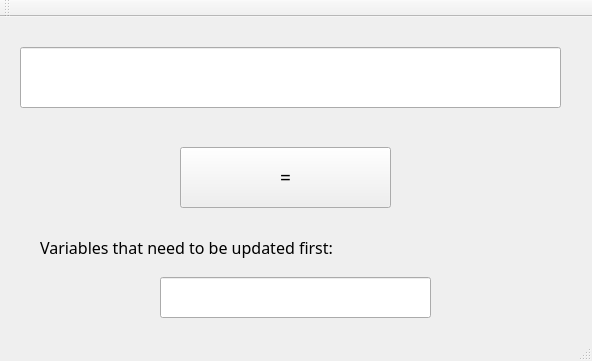
<?xml version="1.0" encoding="UTF-8"?>
<ui version="4.0">
 <class>CalculatorGUIClass</class>
 <widget class="QMainWindow" name="CalculatorGUIClass">
  <property name="geometry">
   <rect>
    <x>0</x>
    <y>0</y>
    <width>592</width>
    <height>361</height>
   </rect>
  </property>
  <property name="cursor">
   <cursorShape>IBeamCursor</cursorShape>
  </property>
  <property name="windowTitle">
   <string>Discount Calculator</string>
  </property>
  <widget class="QWidget" name="widget">
   <property name="enabled">
    <bool>true</bool>
   </property>
   <widget class="QLineEdit" name="ExpressionInput">
    <property name="geometry">
     <rect>
      <x>20</x>
      <y>30</y>
      <width>541</width>
      <height>61</height>
     </rect>
    </property>
    <property name="font">
     <font>
      <family>OCR A Extended</family>
      <pointsize>14</pointsize>
     </font>
    </property>
   </widget>
   <widget class="QPushButton" name="btn_calculate">
    <property name="geometry">
     <rect>
      <x>180</x>
      <y>130</y>
      <width>211</width>
      <height>61</height>
     </rect>
    </property>
    <property name="font">
     <font>
      <family>OCR A Extended</family>
      <pointsize>14</pointsize>
     </font>
    </property>
    <property name="text">
     <string>=</string>
    </property>
   </widget>
   <widget class="QLabel" name="lbl_Warning">
    <property name="geometry">
     <rect>
      <x>40</x>
      <y>220</y>
      <width>491</width>
      <height>21</height>
     </rect>
    </property>
    <property name="font">
     <font>
      <family>OCR A Extended</family>
      <pointsize>12</pointsize>
     </font>
    </property>
    <property name="text">
     <string>Variables that need to be updated first:</string>
    </property>
   </widget>
   <widget class="QLineEdit" name="WarningScreen">
    <property name="geometry">
     <rect>
      <x>160</x>
      <y>260</y>
      <width>271</width>
      <height>41</height>
     </rect>
    </property>
    <property name="font">
     <font>
      <family>OCR A Extended</family>
      <pointsize>12</pointsize>
     </font>
    </property>
    <property name="readOnly">
     <bool>true</bool>
    </property>
   </widget>
  </widget>
  <widget class="QToolBar" name="mainToolBar">
   <attribute name="toolBarArea">
    <enum>TopToolBarArea</enum>
   </attribute>
   <attribute name="toolBarBreak">
    <bool>false</bool>
   </attribute>
  </widget>
  <widget class="QStatusBar" name="statusBar"/>
 </widget>
 <layoutdefault spacing="6" margin="11"/>
 <resources>
  <include location="CalculatorGUI.qrc"/>
 </resources>
 <connections>
  <connection>
   <sender>btn_calculate</sender>
   <signal>clicked()</signal>
   <receiver>CalculatorGUIClass</receiver>
   <slot>calculations()</slot>
   <hints>
    <hint type="sourcelabel">
     <x>285</x>
     <y>200</y>
    </hint>
    <hint type="destinationlabel">
     <x>294</x>
     <y>134</y>
    </hint>
   </hints>
  </connection>
 </connections>
 <slots>
  <slot>calculations()</slot>
 </slots>
</ui>
